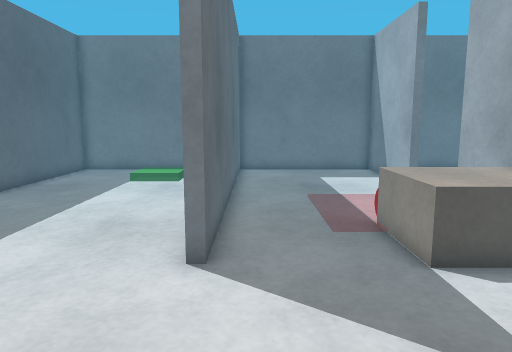
[1] (above)

17 first-person views from a walk through a world built for the Gazebo simulator. The camera is 0.69 m above the floor, tilts 8° down and sees 70° across. The floor is counted in squares, 0.25 m on a side. Each view is taken from the middle of a square. On the plan, view 1 faces up. The plan holds only what a view shows up to about 20 squares ahead; the rest is blank.

[2]
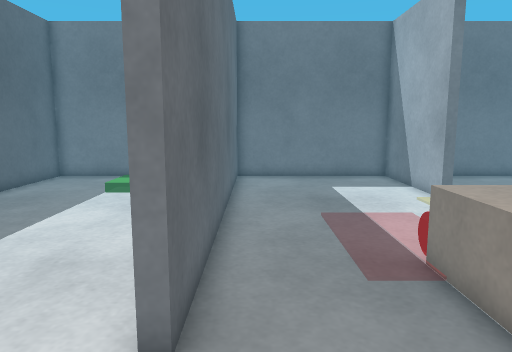

[3]
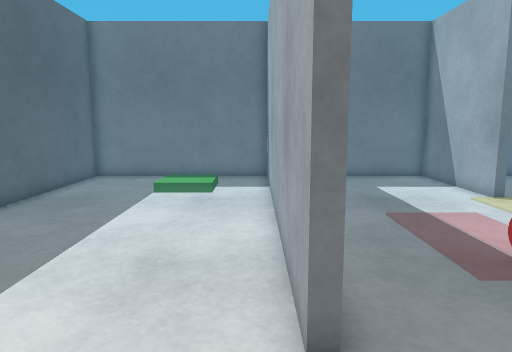

[4]
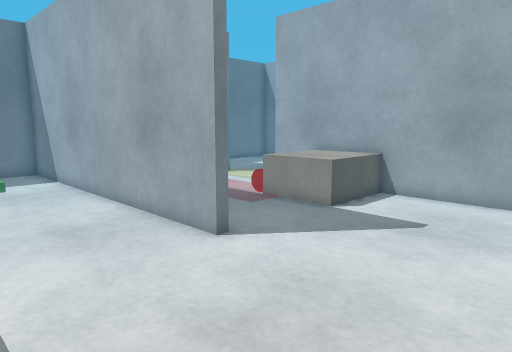

[5]
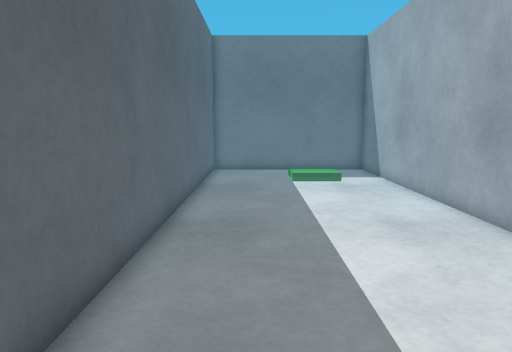

[6]
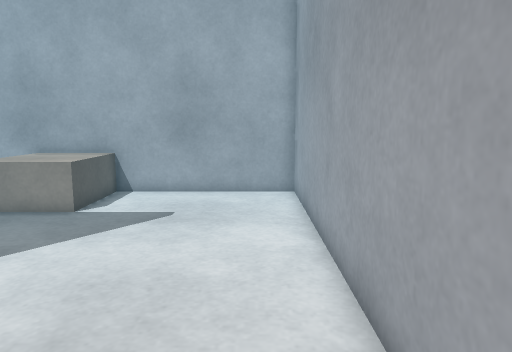

[7]
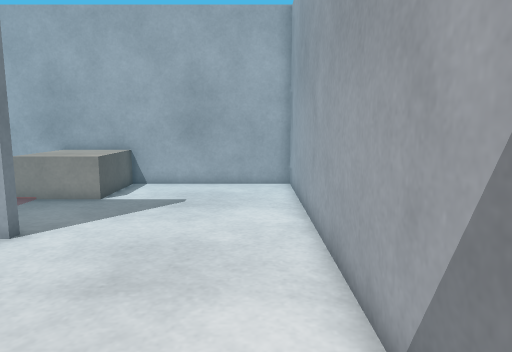

[8]
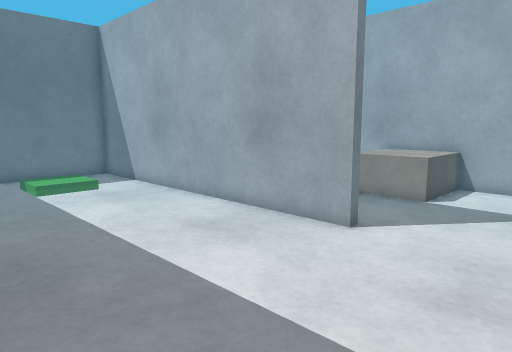

[9]
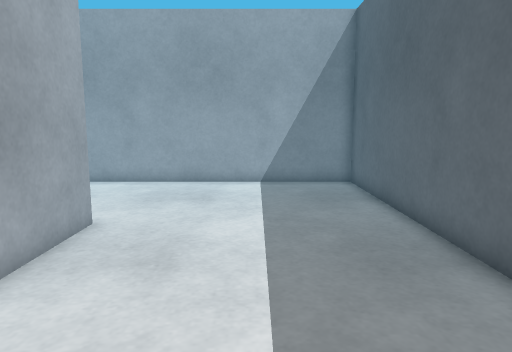

[10]
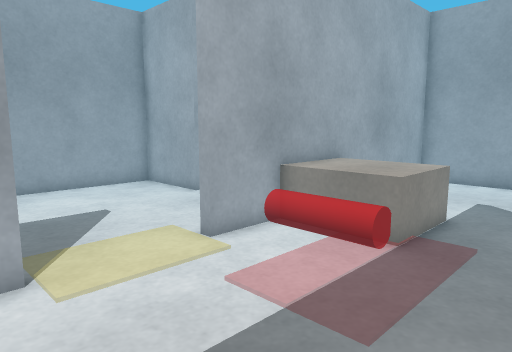

[11]
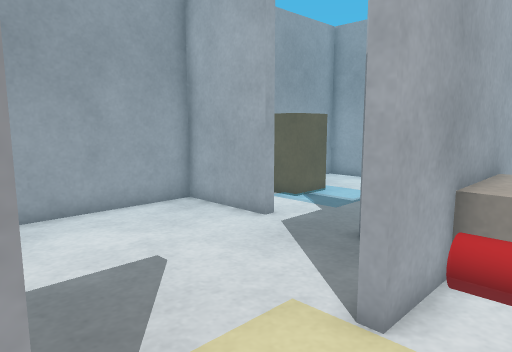

[12]
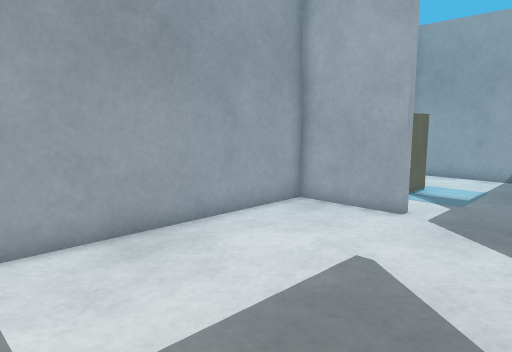

[13]
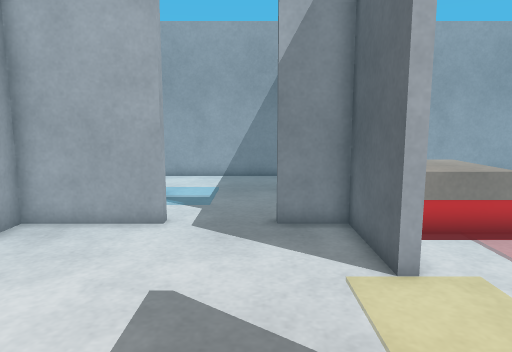

[14]
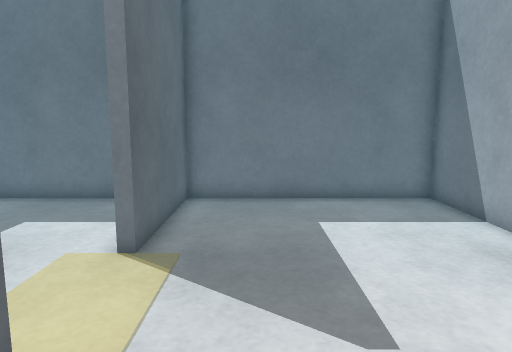

[15]
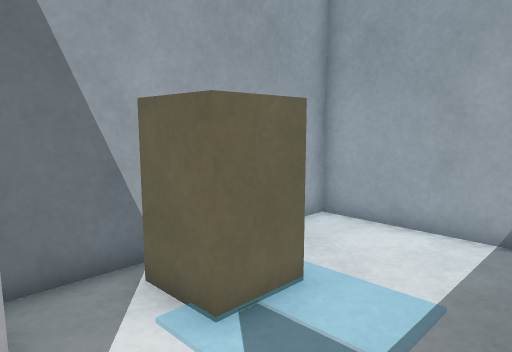

[16]
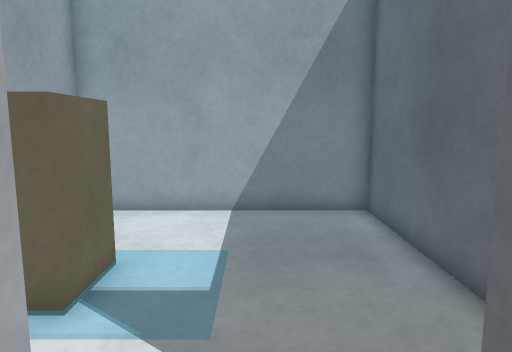

[17]
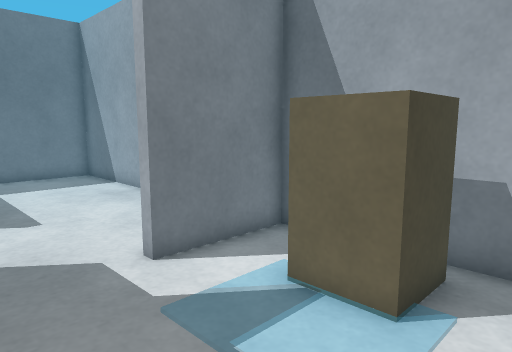

### Floor plan
Points are (right, up) in squares from view 1. A wall is a line through its corners. A room is listed if a view was taken in it or the views show most of it. See-through windows are left out.
Room 1 (views 1, 2, 3, 4, 5, 6, 7, 8, 9, 10, 11)
walls: (7.4, 16.6) (7, 16.6) (7, 22.6) (-1, 22.6) (-1, 7) (-1.4, 7) (-1.4, 22.6) (-10.6, 22.6) (-10.6, -0.6) (7, -0.6) (7, 12.6) (7.4, 12.6)
ways out: opening at (7, 14.5) to room 2
objects: grey box (4, 7) to (6, 9)
Room 2 (views 12, 13, 16)
walls: (7.4, 12.6) (7.4, 9) (9.4, 9); (12.6, 9) (16.6, 9) (16.6, 22.6) (7.4, 22.6) (7.4, 16.6)
ways out: opening at (7, 14.5) to room 1; opening at (11, 9) to room 3
Room 3 (views 14, 15, 17)
walls: (7.4, 5.6) (7.4, -0.6) (16.6, -0.6) (16.6, 8.6) (12.6, 8.6) (12.6, 9); (9.4, 9) (9.4, 8.5)
ways out: opening at (11, 9) to room 2
objects: brown box (14, 4) to (16, 6)

Positions as (right, up) in squares from view 1, and headings:
1: (0, 0), facing up
2: (0, 3), facing up
3: (-2, 3), facing up
4: (-7, 0), facing up-right
5: (-8, 0), facing up
6: (-8, 1), facing right
7: (-10, 1), facing right
8: (-10, 2), facing up-right
9: (-6, 17), facing down
10: (0, 18), facing down-right
11: (5, 17), facing down-right
12: (8, 20), facing down-right
13: (10, 19), facing down
14: (10, 9), facing up
15: (10, 9), facing down-right
16: (11, 11), facing down
17: (9, 2), facing up-right
